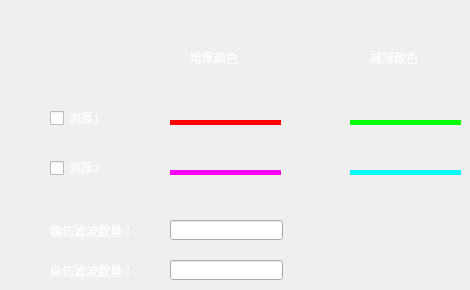
   <widget class="QWidget" name="tab_4">
    <attribute name="title">
     <string>测厚</string>
    </attribute>
    <widget class="QCheckBox" name="checkBoxThick1">
     <property name="geometry">
      <rect>
       <x>50</x>
       <y>110</y>
       <width>71</width>
       <height>16</height>
      </rect>
     </property>
     <property name="styleSheet">
      <string notr="true">font: 12pt &quot;宋体&quot;;
color: rgb(255, 255, 255);</string>
     </property>
     <property name="text">
      <string>测厚1</string>
     </property>
    </widget>
    <widget class="QCheckBox" name="checkBoxThick2">
     <property name="geometry">
      <rect>
       <x>50</x>
       <y>160</y>
       <width>71</width>
       <height>16</height>
      </rect>
     </property>
     <property name="styleSheet">
      <string notr="true">font: 12pt &quot;宋体&quot;;
color: rgb(255, 255, 255);</string>
     </property>
     <property name="text">
      <string>测厚2</string>
     </property>
    </widget>
    <widget class="QLabel" name="label_48">
     <property name="geometry">
      <rect>
       <x>190</x>
       <y>50</y>
       <width>71</width>
       <height>16</height>
      </rect>
     </property>
     <property name="styleSheet">
      <string notr="true">color: rgb(255, 255, 255);
font: 12pt &quot;宋体&quot;;</string>
     </property>
     <property name="text">
      <string>增厚颜色</string>
     </property>
    </widget>
    <widget class="QLabel" name="label_49">
     <property name="geometry">
      <rect>
       <x>370</x>
       <y>50</y>
       <width>71</width>
       <height>16</height>
      </rect>
     </property>
     <property name="styleSheet">
      <string notr="true">color: rgb(255, 255, 255);
font: 12pt &quot;宋体&quot;;</string>
     </property>
     <property name="text">
      <string>减薄颜色</string>
     </property>
    </widget>
    <widget class="QLabel" name="label_50">
     <property name="geometry">
      <rect>
       <x>170</x>
       <y>120</y>
       <width>111</width>
       <height>5</height>
      </rect>
     </property>
     <property name="sizePolicy">
      <sizepolicy hsizetype="Fixed" vsizetype="Fixed">
       <horstretch>0</horstretch>
       <verstretch>0</verstretch>
      </sizepolicy>
     </property>
     <property name="maximumSize">
      <size>
       <width>16777215</width>
       <height>5</height>
      </size>
     </property>
     <property name="styleSheet">
      <string notr="true">background-color: rgb(255, 0, 0);</string>
     </property>
     <property name="text">
      <string/>
     </property>
    </widget>
    <widget class="QLabel" name="label_51">
     <property name="geometry">
      <rect>
       <x>170</x>
       <y>170</y>
       <width>111</width>
       <height>5</height>
      </rect>
     </property>
     <property name="sizePolicy">
      <sizepolicy hsizetype="Fixed" vsizetype="Fixed">
       <horstretch>0</horstretch>
       <verstretch>0</verstretch>
      </sizepolicy>
     </property>
     <property name="maximumSize">
      <size>
       <width>16777215</width>
       <height>5</height>
      </size>
     </property>
     <property name="styleSheet">
      <string notr="true">background-color: rgb(255, 0, 255);</string>
     </property>
     <property name="text">
      <string/>
     </property>
    </widget>
    <widget class="QLabel" name="label_52">
     <property name="geometry">
      <rect>
       <x>350</x>
       <y>120</y>
       <width>111</width>
       <height>5</height>
      </rect>
     </property>
     <property name="sizePolicy">
      <sizepolicy hsizetype="Fixed" vsizetype="Fixed">
       <horstretch>0</horstretch>
       <verstretch>0</verstretch>
      </sizepolicy>
     </property>
     <property name="maximumSize">
      <size>
       <width>16777215</width>
       <height>5</height>
      </size>
     </property>
     <property name="styleSheet">
      <string notr="true">background-color: rgb(0, 255, 0);</string>
     </property>
     <property name="text">
      <string/>
     </property>
    </widget>
    <widget class="QLabel" name="label_53">
     <property name="geometry">
      <rect>
       <x>350</x>
       <y>170</y>
       <width>111</width>
       <height>5</height>
      </rect>
     </property>
     <property name="sizePolicy">
      <sizepolicy hsizetype="Fixed" vsizetype="Fixed">
       <horstretch>0</horstretch>
       <verstretch>0</verstretch>
      </sizepolicy>
     </property>
     <property name="maximumSize">
      <size>
       <width>16777215</width>
       <height>5</height>
      </size>
     </property>
     <property name="styleSheet">
      <string notr="true">background-color: rgb(0, 255, 255);</string>
     </property>
     <property name="text">
      <string/>
     </property>
    </widget>
    <widget class="QLineEdit" name="lineEditCutNoise">
     <property name="geometry">
      <rect>
       <x>170</x>
       <y>220</y>
       <width>113</width>
       <height>20</height>
      </rect>
     </property>
     <property name="styleSheet">
      <string notr="true">color: rgb(255, 255, 255);</string>
     </property>
     <property name="text">
      <string/>
     </property>
    </widget>
    <widget class="QLabel" name="label_54">
     <property name="geometry">
      <rect>
       <x>50</x>
       <y>220</y>
       <width>101</width>
       <height>21</height>
      </rect>
     </property>
     <property name="styleSheet">
      <string notr="true">font: 12pt &quot;宋体&quot;;
color: rgb(255, 255, 255);</string>
     </property>
     <property name="text">
      <string>横伤滤波数量：</string>
     </property>
    </widget>
    <widget class="QLabel" name="label_55">
     <property name="geometry">
      <rect>
       <x>50</x>
       <y>260</y>
       <width>111</width>
       <height>21</height>
      </rect>
     </property>
     <property name="styleSheet">
      <string notr="true">font: 12pt &quot;宋体&quot;;
color: rgb(255, 255, 255);</string>
     </property>
     <property name="text">
      <string>纵伤滤波数量：</string>
     </property>
    </widget>
    <widget class="QLineEdit" name="lineEditCutNoise_2">
     <property name="geometry">
      <rect>
       <x>170</x>
       <y>260</y>
       <width>113</width>
       <height>20</height>
      </rect>
     </property>
     <property name="styleSheet">
      <string notr="true">color: rgb(255, 255, 255);</string>
     </property>
     <property name="text">
      <string/>
     </property>
    </widget>
   </widget>
